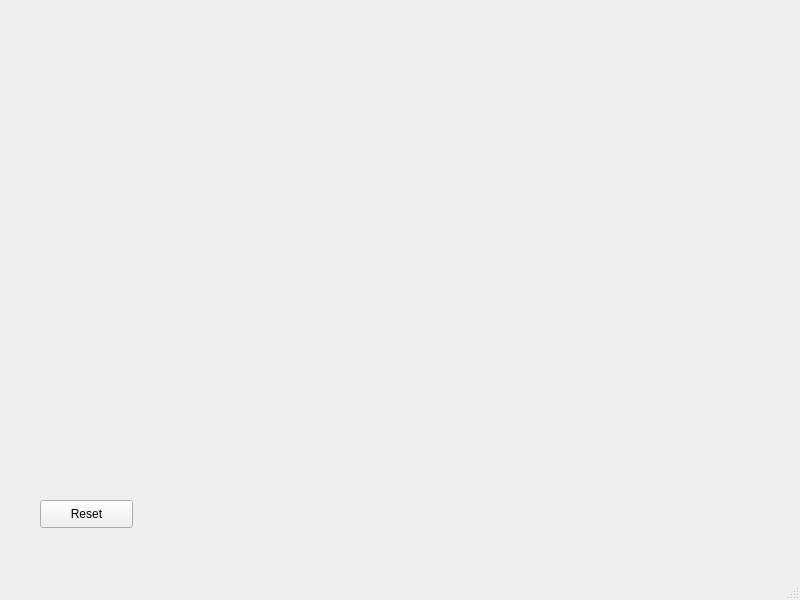
<?xml version="1.0" encoding="UTF-8"?>
<ui version="4.0">
 <class>MainWindow</class>
 <widget class="QMainWindow" name="MainWindow">
  <property name="geometry">
   <rect>
    <x>0</x>
    <y>0</y>
    <width>800</width>
    <height>600</height>
   </rect>
  </property>
  <property name="windowTitle">
   <string>MainWindow</string>
  </property>
  <widget class="QWidget" name="centralwidget">
   <widget class="QPushButton" name="pushButton">
    <property name="geometry">
     <rect>
      <x>40</x>
      <y>500</y>
      <width>93</width>
      <height>28</height>
     </rect>
    </property>
    <property name="text">
     <string>Reset</string>
    </property>
   </widget>
  </widget>
  <widget class="QMenuBar" name="menubar">
   <property name="geometry">
    <rect>
     <x>0</x>
     <y>0</y>
     <width>800</width>
     <height>26</height>
    </rect>
   </property>
  </widget>
  <widget class="QStatusBar" name="statusbar"/>
 </widget>
 <resources/>
 <connections/>
</ui>
